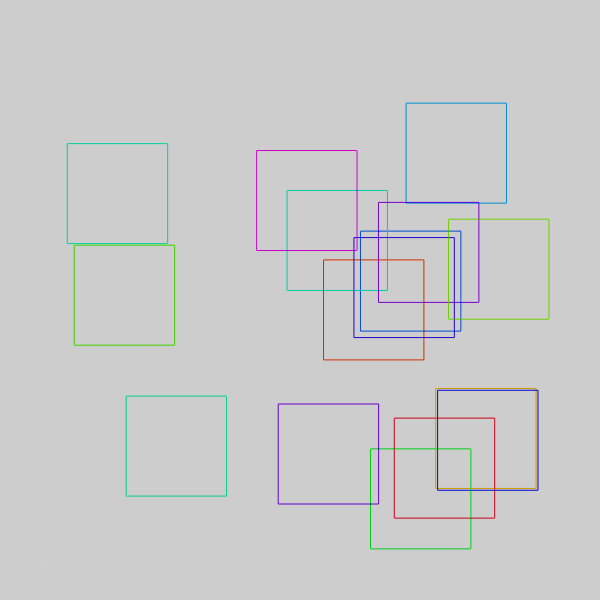
Frame 1 (no input)
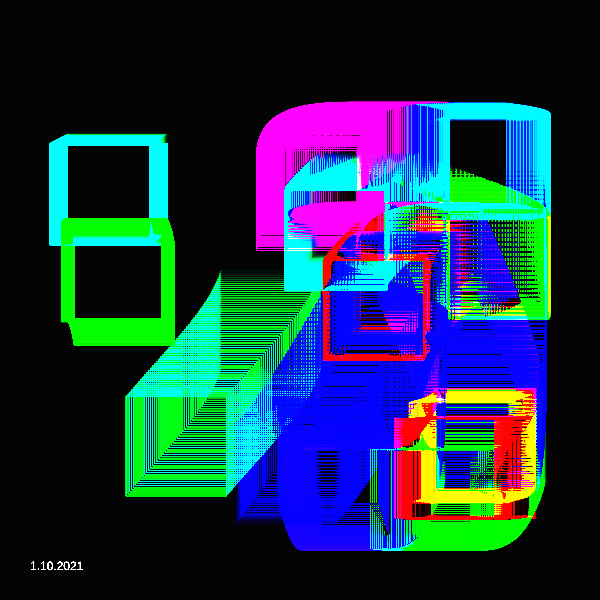
Frame 60 (no input)
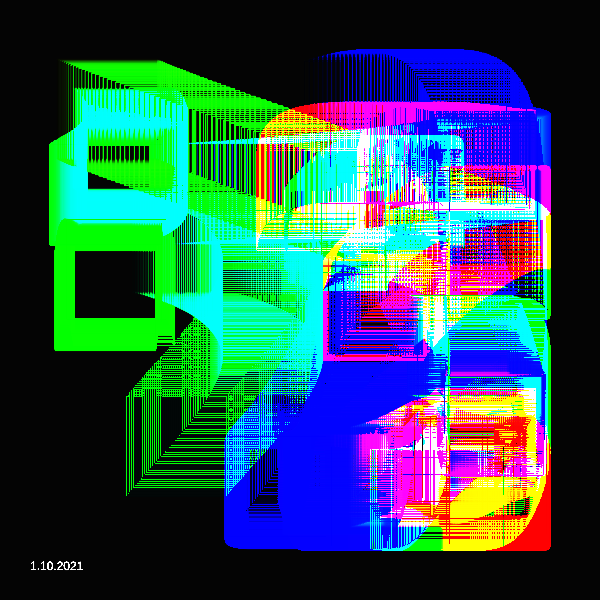
Frame 120 (the mouse pressed at the canvas centre since frame 60)

The p5.js sketch that drew these frames (run headless with seeded random() and noise() and a simulated clock; from frame 60 on, the mouse is pressed at the canvas centre):

// p5.js sketch
// ── sketch.js
/*
Fork from kusakari 
*/

let _nsRate;
let _maxPoint;
let _aryObject = [];
let _objectNum;

function setup() {
  var canvas;
  if(windowWidth>=600 && windowHeight >=600){
    canvas = createCanvas(600, 600);
  }
  else{
    canvas = createCanvas(windowWidth, windowHeight - 100);
  }

  var x = (windowWidth - width) / 2;
  var y = (windowHeight - height) / 2;

  canvas.position(x, y);

  frameRate(30);
  colorMode(HSB, 360, 100, 100, 255);

  noFill();

  _objectNum = 16;
  _nsRate = 0.001;
  _maxPoint = 50;

  for (let i = 0; i < _objectNum; i++) {
    _aryObject.push(new line());
  }
}

function draw() {
  // clear();
  blendMode(OVERLAY);
  background(0, 50);

  for (let i = 0; i < _objectNum; i++) {
    _aryObject[i].update();
    _aryObject[i].draw();
  }
  fill(255);
  noStroke();
  text("1.10.2021", 30, height-30)
}

class line {
  constructor() {
    this.nsX = random(100);
    this.nsY = random(100);
    this.color = color(random(360), 100, 100, 255);
    this.sw = random(width/20, width/3);
    this.aryPoints = [];
  }
  update() {
    this.nsX += _nsRate;
    this.nsY += _nsRate;
    this.aryPoints.unshift([
      width/3 * cos(8*PI*noise(this.nsX)),
      height/3 * sin(8*PI*noise(this.nsY))
    ]);

    while (this.aryPoints.length > _maxPoint) {
      this.aryPoints.pop();
    }
  }
  draw() {
    stroke(this.color);
    strokeWeight(1);
    push();
    translate(width/2, height/2);
    beginShape();
    noFill();
    for (let i = 0; i < this.aryPoints.length; i++) {
      rect(this.aryPoints[i][0] - 50, this.aryPoints[i][1] - 50, 100, 100);
    }
    endShape();
    pop();
  }
}

function mouseReleased() {
  _aryObject = [];
  for (let i = 0; i < _objectNum; i++) {
    _aryObject.push(new line());
  }
}
